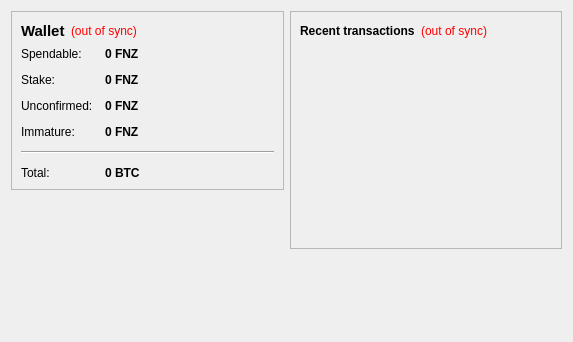
<?xml version="1.0" encoding="UTF-8"?>
<ui version="4.0">
 <class>OverviewPage</class>
 <widget class="QWidget" name="OverviewPage">
  <property name="geometry">
   <rect>
    <x>0</x>
    <y>0</y>
    <width>573</width>
    <height>342</height>
   </rect>
  </property>
  <property name="windowTitle">
   <string>Form</string>
  </property>
  <layout class="QHBoxLayout" name="horizontalLayout" stretch="1,1">
   <item>
    <layout class="QVBoxLayout" name="verticalLayout_2">
     <item>
      <widget class="QFrame" name="frame">
       <property name="frameShape">
        <enum>QFrame::StyledPanel</enum>
       </property>
       <property name="frameShadow">
        <enum>QFrame::Raised</enum>
       </property>
       <layout class="QVBoxLayout" name="verticalLayout_4">
        <item>
         <layout class="QHBoxLayout" name="horizontalLayout_4">
          <item>
           <widget class="QLabel" name="label_5">
            <property name="font">
             <font>
              <pointsize>11</pointsize>
              <weight>75</weight>
              <bold>true</bold>
             </font>
            </property>
            <property name="text">
             <string>Wallet</string>
            </property>
           </widget>
          </item>
          <item>
           <widget class="QLabel" name="labelWalletStatus">
            <property name="toolTip">
             <string>The displayed information may be out of date. Your wallet automatically synchronizes with the FNZcoin network after a connection is established, but this process has not completed yet.</string>
            </property>
            <property name="styleSheet">
             <string notr="true">QLabel { color: red; }</string>
            </property>
            <property name="text">
             <string notr="true">(out of sync)</string>
            </property>
            <property name="alignment">
             <set>Qt::AlignLeading|Qt::AlignLeft|Qt::AlignVCenter</set>
            </property>
           </widget>
          </item>
          <item>
           <spacer name="horizontalSpacer_2">
            <property name="orientation">
             <enum>Qt::Horizontal</enum>
            </property>
            <property name="sizeHint" stdset="0">
             <size>
              <width>40</width>
              <height>20</height>
             </size>
            </property>
           </spacer>
          </item>
         </layout>
        </item>
        <item>
         <layout class="QFormLayout" name="formLayout_2">
          <property name="fieldGrowthPolicy">
           <enum>QFormLayout::AllNonFixedFieldsGrow</enum>
          </property>
          <property name="horizontalSpacing">
           <number>12</number>
          </property>
          <property name="verticalSpacing">
           <number>12</number>
          </property>
          <item row="0" column="0">
           <widget class="QLabel" name="label">
            <property name="text">
             <string>Spendable:</string>
            </property>
           </widget>
          </item>
          <item row="0" column="1">
           <widget class="QLabel" name="labelBalance">
            <property name="font">
             <font>
              <weight>75</weight>
              <bold>true</bold>
             </font>
            </property>
            <property name="cursor">
             <cursorShape>IBeamCursor</cursorShape>
            </property>
            <property name="toolTip">
             <string>Your current spendable balance</string>
            </property>
            <property name="text">
             <string notr="true">0 FNZ</string>
            </property>
            <property name="textInteractionFlags">
             <set>Qt::LinksAccessibleByMouse|Qt::TextSelectableByKeyboard|Qt::TextSelectableByMouse</set>
            </property>
           </widget>
          </item>
          <item row="1" column="0">
           <widget class="QLabel" name="label_6">
            <property name="text">
             <string>Stake:</string>
            </property>
           </widget>
          </item>
          <item row="1" column="1">
           <widget class="QLabel" name="labelStake">
            <property name="font">
             <font>
              <weight>75</weight>
              <bold>true</bold>
             </font>
            </property>
            <property name="cursor">
             <cursorShape>IBeamCursor</cursorShape>
            </property>
            <property name="toolTip">
             <string>Total of coins that was staked, and do not yet count toward the current balance</string>
            </property>
            <property name="text">
             <string notr="true">0 FNZ</string>
            </property>
            <property name="textInteractionFlags">
             <set>Qt::LinksAccessibleByMouse|Qt::TextSelectableByKeyboard|Qt::TextSelectableByMouse</set>
            </property>
           </widget>
          </item>
          <item row="2" column="0">
           <widget class="QLabel" name="label_3">
            <property name="text">
             <string>Unconfirmed:</string>
            </property>
           </widget>
          </item>
          <item row="2" column="1">
           <widget class="QLabel" name="labelUnconfirmed">
            <property name="font">
             <font>
              <weight>75</weight>
              <bold>true</bold>
             </font>
            </property>
            <property name="cursor">
             <cursorShape>IBeamCursor</cursorShape>
            </property>
            <property name="toolTip">
             <string>Total of transactions that have yet to be confirmed, and do not yet count toward the current balance</string>
            </property>
            <property name="text">
             <string notr="true">0 FNZ</string>
            </property>
            <property name="textInteractionFlags">
             <set>Qt::LinksAccessibleByMouse|Qt::TextSelectableByKeyboard|Qt::TextSelectableByMouse</set>
            </property>
           </widget>
          </item>
          <item row="3" column="0">
           <widget class="QLabel" name="labelImmatureText">
            <property name="text">
             <string>Immature:</string>
            </property>
           </widget>
          </item>
          <item row="3" column="1">
           <widget class="QLabel" name="labelImmature">
            <property name="font">
             <font>
              <weight>75</weight>
              <bold>true</bold>
             </font>
            </property>
            <property name="toolTip">
             <string>Mined balance that has not yet matured</string>
            </property>
            <property name="text">
             <string notr="true">0 FNZ</string>
            </property>
            <property name="textInteractionFlags">
             <set>Qt::LinksAccessibleByMouse|Qt::TextSelectableByKeyboard|Qt::TextSelectableByMouse</set>
            </property>
           </widget>
          </item>
          <item row="4" column="0" colspan="2">
           <widget class="Line" name="line">
            <property name="orientation">
             <enum>Qt::Horizontal</enum>
            </property>
           </widget>
          </item>
          <item row="5" column="0">
           <widget class="QLabel" name="labelTotalText">
            <property name="text">
             <string>Total:</string>
            </property>
           </widget>
          </item>
          <item row="5" column="1">
           <widget class="QLabel" name="labelTotal">
            <property name="font">
             <font>
              <weight>75</weight>
              <bold>true</bold>
             </font>
            </property>
            <property name="cursor">
             <cursorShape>IBeamCursor</cursorShape>
            </property>
            <property name="toolTip">
             <string>Your current total balance</string>
            </property>
            <property name="text">
             <string notr="true">0 BTC</string>
            </property>
            <property name="textInteractionFlags">
             <set>Qt::LinksAccessibleByMouse|Qt::TextSelectableByKeyboard|Qt::TextSelectableByMouse</set>
            </property>
           </widget>
          </item>
         </layout>
        </item>
       </layout>
      </widget>
     </item>
     <item>
      <spacer name="verticalSpacer">
       <property name="orientation">
        <enum>Qt::Vertical</enum>
       </property>
       <property name="sizeHint" stdset="0">
        <size>
         <width>20</width>
         <height>40</height>
        </size>
       </property>
      </spacer>
     </item>
    </layout>
   </item>
   <item>
    <layout class="QVBoxLayout" name="verticalLayout_3">
     <item>
      <widget class="QFrame" name="frame_2">
       <property name="frameShape">
        <enum>QFrame::StyledPanel</enum>
       </property>
       <property name="frameShadow">
        <enum>QFrame::Raised</enum>
       </property>
       <layout class="QVBoxLayout" name="verticalLayout">
        <item>
         <layout class="QHBoxLayout" name="horizontalLayout_2">
          <item>
           <widget class="QLabel" name="label_4">
            <property name="text">
             <string>&lt;b&gt;Recent transactions&lt;/b&gt;</string>
            </property>
           </widget>
          </item>
          <item>
           <widget class="QLabel" name="labelTransactionsStatus">
            <property name="toolTip">
             <string>The displayed information may be out of date. Your wallet automatically synchronizes with the FNZcoin network after a connection is established, but this process has not completed yet.</string>
            </property>
            <property name="styleSheet">
             <string notr="true">QLabel { color: red; }</string>
            </property>
            <property name="text">
             <string notr="true">(out of sync)</string>
            </property>
            <property name="alignment">
             <set>Qt::AlignRight|Qt::AlignTrailing|Qt::AlignVCenter</set>
            </property>
           </widget>
          </item>
          <item>
           <spacer name="horizontalSpacer">
            <property name="orientation">
             <enum>Qt::Horizontal</enum>
            </property>
            <property name="sizeHint" stdset="0">
             <size>
              <width>40</width>
              <height>20</height>
             </size>
            </property>
           </spacer>
          </item>
         </layout>
        </item>
        <item>
         <widget class="QListView" name="listTransactions">
          <property name="styleSheet">
           <string notr="true">QListView { background: transparent; }</string>
          </property>
          <property name="frameShape">
           <enum>QFrame::NoFrame</enum>
          </property>
          <property name="verticalScrollBarPolicy">
           <enum>Qt::ScrollBarAlwaysOff</enum>
          </property>
          <property name="horizontalScrollBarPolicy">
           <enum>Qt::ScrollBarAlwaysOff</enum>
          </property>
          <property name="selectionMode">
           <enum>QAbstractItemView::NoSelection</enum>
          </property>
         </widget>
        </item>
       </layout>
      </widget>
     </item>
     <item>
      <spacer name="verticalSpacer_2">
       <property name="orientation">
        <enum>Qt::Vertical</enum>
       </property>
       <property name="sizeHint" stdset="0">
        <size>
         <width>20</width>
         <height>40</height>
        </size>
       </property>
      </spacer>
     </item>
    </layout>
   </item>
  </layout>
 </widget>
 <resources/>
 <connections/>
</ui>
